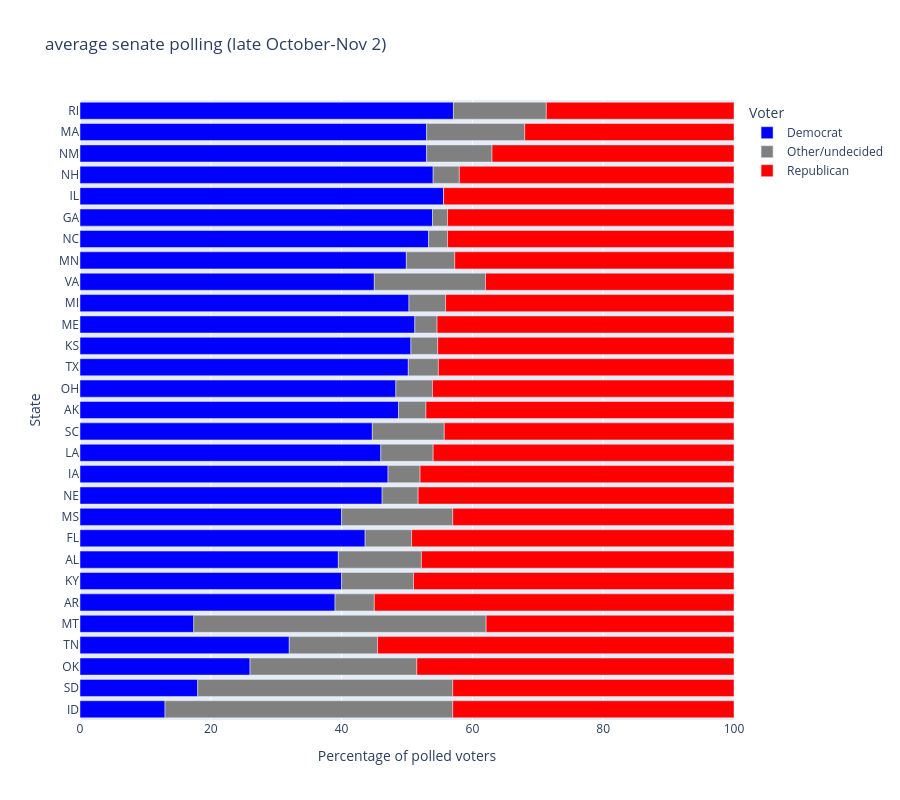

Here is the notebook cell this chart was saved with:
### Code cell
party_names = {"dem": "Democrat", "other": "Other/undecided", "rep": "Republican"}

colors = {"Democrat": "blue", "Other/undecided": "grey", "Republican": "red"}

senate_sorted = senate.sort_values("margin").rename(columns=party_names)

senate_sorted.head()

fig = px.bar(
    senate_sorted, 
    x=["Democrat", "Other/undecided", "Republican"], 
    y="state",
    orientation="h", 
    color_discrete_map=colors, 
    labels={"value": "Percent", "state": "State"},
    hover_data={"polls": True, "latest": True},
    height=800,
    title="average senate polling (late October-Nov 2)"
)

fig.update_layout(
    legend_title_text="Voter",
    xaxis_title = "Percentage of polled voters",
    xaxis_range=[0,100]
)
fig.show()

### Figure 1 — Plotly figure (JSON) as saved in the notebook; plotly's stock layout.template omitted (floating-point values rounded to 4 significant figures)
{"data": [{"customdata": [[1, "2026-07-30"], [1, "2026-05-30"], [1, "2026-08-06"], [1, "2026-08-26"], [3, "2026-10-23"], [1, "2026-10-28"], [1, "2026-08-27"], [1, "2026-10-24"], [7, "2026-10-30"], [1, "2026-10-22"], [4, "2026-10-29"], [4, "2026-11-01"], [2, "2026-10-31"], [5, "2026-10-29"], [2, "2026-10-30"], [6, "2026-11-01"], [11, "2026-11-01"], [5, "2026-11-01"], [5, "2026-11-01"], [5, "2026-11-01"], [1, "2025-01-15"], [4, "2026-11-01"], [3, "2026-10-29"], [3, "2026-10-23"], [1, "2026-10-30"], [1, "2026-10-31"], [1, "2026-10-09"], [1, "2026-10-31"], [2, "2026-10-11"]], "hovertemplate": "variable=Democrat<br>Percent=%{x}<br>State=%{y}<br>polls=%{customdata[0]}<br>latest=%{customdata[1]}<extra></extra>", "legendgroup": "Democrat", "marker": {"color": "blue", "pattern": {"shape": ""}}, "name": "Democrat", "orientation": "h", "showlegend": true, "textposition": "auto", "type": "bar", "x": [13.0, 18.0, 26.0, 32.0, 17.4, 39.0, 40.0, 39.5, 43.6, 40.0, 46.2, 47.1, 46.0, 44.7, 48.7, 48.3, 50.2, 50.6, 51.2, 50.3, 45.0, 49.9, 53.3, 53.9, 55.6, 54.0, 53.0, 53.0, 57.1], "xaxis": "x", "y": ["ID", "SD", "OK", "TN", "MT", "AR", "KY", "AL", "FL", "MS", "NE", "IA", "LA", "SC", "AK", "OH", "TX", "KS", "ME", "MI", "VA", "MN", "NC", "GA", "IL", "NH", "NM", "MA", "RI"], "yaxis": "y"}, {"customdata": [[1, "2026-07-30"], [1, "2026-05-30"], [1, "2026-08-06"], [1, "2026-08-26"], [3, "2026-10-23"], [1, "2026-10-28"], [1, "2026-08-27"], [1, "2026-10-24"], [7, "2026-10-30"], [1, "2026-10-22"], [4, "2026-10-29"], [4, "2026-11-01"], [2, "2026-10-31"], [5, "2026-10-29"], [2, "2026-10-30"], [6, "2026-11-01"], [11, "2026-11-01"], [5, "2026-11-01"], [5, "2026-11-01"], [5, "2026-11-01"], [1, "2025-01-15"], [4, "2026-11-01"], [3, "2026-10-29"], [3, "2026-10-23"], [1, "2026-10-30"], [1, "2026-10-31"], [1, "2026-10-09"], [1, "2026-10-31"], [2, "2026-10-11"]], "hovertemplate": "variable=Other/undecided<br>Percent=%{x}<br>State=%{y}<br>polls=%{customdata[0]}<br>latest=%{customdata[1]}<extra></extra>", "legendgroup": "Other/undecided", "marker": {"color": "grey", "pattern": {"shape": ""}}, "name": "Other/undecided", "orientation": "h", "showlegend": true, "textposition": "auto", "type": "bar", "x": [44.0, 39.0, 25.5, 13.5, 44.7, 6.0, 11.0, 12.7, 7.1, 17.0, 5.5, 4.9, 8.0, 11.0, 4.2, 5.6, 4.6, 4.1, 3.4, 5.6, 17.0, 7.4, 2.9, 2.3, 0.0, 4.0, 10.0, 15.0, 14.2], "xaxis": "x", "y": ["ID", "SD", "OK", "TN", "MT", "AR", "KY", "AL", "FL", "MS", "NE", "IA", "LA", "SC", "AK", "OH", "TX", "KS", "ME", "MI", "VA", "MN", "NC", "GA", "IL", "NH", "NM", "MA", "RI"], "yaxis": "y"}, {"customdata": [[1, "2026-07-30"], [1, "2026-05-30"], [1, "2026-08-06"], [1, "2026-08-26"], [3, "2026-10-23"], [1, "2026-10-28"], [1, "2026-08-27"], [1, "2026-10-24"], [7, "2026-10-30"], [1, "2026-10-22"], [4, "2026-10-29"], [4, "2026-11-01"], [2, "2026-10-31"], [5, "2026-10-29"], [2, "2026-10-30"], [6, "2026-11-01"], [11, "2026-11-01"], [5, "2026-11-01"], [5, "2026-11-01"], [5, "2026-11-01"], [1, "2025-01-15"], [4, "2026-11-01"], [3, "2026-10-29"], [3, "2026-10-23"], [1, "2026-10-30"], [1, "2026-10-31"], [1, "2026-10-09"], [1, "2026-10-31"], [2, "2026-10-11"]], "hovertemplate": "variable=Republican<br>Percent=%{x}<br>State=%{y}<br>polls=%{customdata[0]}<br>latest=%{customdata[1]}<extra></extra>", "legendgroup": "Republican", "marker": {"color": "red", "pattern": {"shape": ""}}, "name": "Republican", "orientation": "h", "showlegend": true, "textposition": "auto", "type": "bar", "x": [43.0, 43.0, 48.5, 54.5, 37.9, 55.0, 49.0, 47.8, 49.3, 43.0, 48.3, 48.0, 46.0, 44.3, 47.1, 46.1, 45.2, 45.3, 45.4, 44.1, 38.0, 42.7, 43.8, 43.8, 44.4, 42.0, 37.0, 32.0, 28.7], "xaxis": "x", "y": ["ID", "SD", "OK", "TN", "MT", "AR", "KY", "AL", "FL", "MS", "NE", "IA", "LA", "SC", "AK", "OH", "TX", "KS", "ME", "MI", "VA", "MN", "NC", "GA", "IL", "NH", "NM", "MA", "RI"], "yaxis": "y"}], "layout": {"barmode": "relative", "height": 800, "legend": {"title": {"text": "Voter"}, "tracegroupgap": 0}, "title": {"text": "average senate polling (late October-Nov 2)"}, "xaxis": {"anchor": "y", "domain": [0, 1], "range": [0, 100], "title": {"text": "Percentage of polled voters"}}, "yaxis": {"anchor": "x", "domain": [0, 1], "title": {"text": "State"}}}}
